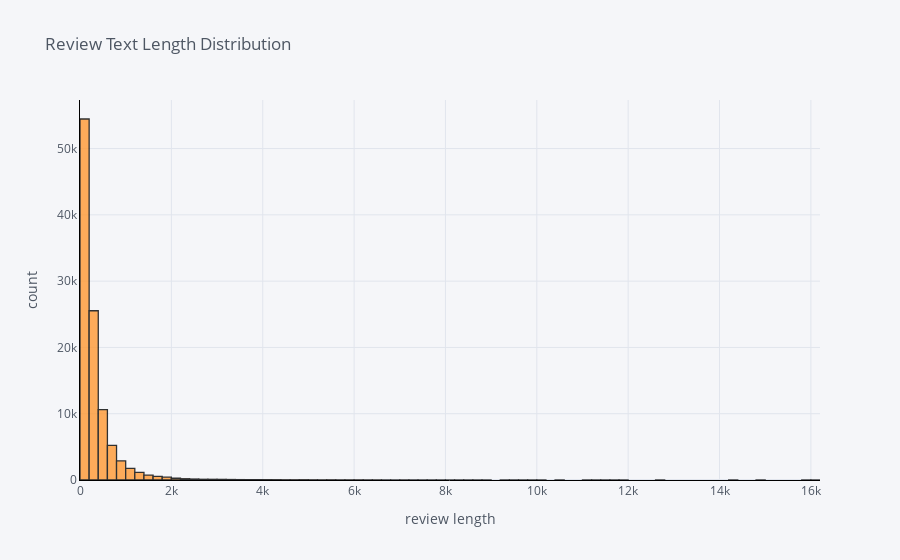

Notebook source saved alongside this figure:
### Code cell
import cufflinks as cf
cf.go_offline()
cf.set_config_file(offline=False, world_readable=True)

df['review_body_length'].iplot(kind='hist',
    bins=100,
    xTitle='review length',
    linecolor='black',
    yTitle='count',
    title='Review Text Length Distribution')

### Figure 1 — Plotly figure (JSON) as saved in the notebook; plotly's stock layout.template omitted (floating-point values rounded to 4 significant figures; data arrays with more than 128 entries replaced by an {"elided": "..."} marker saying what was removed)
{"data": [{"histfunc": "count", "histnorm": "", "marker": {"color": "rgba(255, 153, 51, 1.0)", "line": {"color": "#000000", "width": 1.3}}, "name": "review_body_length", "nbinsx": 100, "opacity": 0.8, "orientation": "v", "type": "histogram", "x": {"elided": "104847 int values"}}], "layout": {"barmode": "overlay", "legend": {"bgcolor": "#F5F6F9", "font": {"color": "#4D5663"}}, "paper_bgcolor": "#F5F6F9", "plot_bgcolor": "#F5F6F9", "title": {"font": {"color": "#4D5663"}, "text": "Review Text Length Distribution"}, "xaxis": {"gridcolor": "#E1E5ED", "linecolor": "black", "showgrid": true, "tickfont": {"color": "#4D5663"}, "title": {"font": {"color": "#4D5663"}, "text": "review length"}, "zerolinecolor": "#E1E5ED"}, "yaxis": {"gridcolor": "#E1E5ED", "linecolor": "black", "showgrid": true, "tickfont": {"color": "#4D5663"}, "title": {"font": {"color": "#4D5663"}, "text": "count"}, "zerolinecolor": "#E1E5ED"}}}
